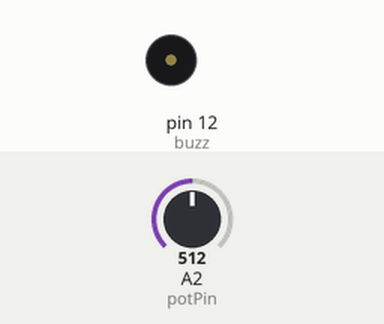
Recording of a sketch running on a simulated Arduino Uno, built with avr-gcc and run on an emulated ATmega328P. Shown: buzzer (waves = sounding, pin HIGH). The test bench sets the inputs (shaded band); at power-on: A2 (potPin) = 512.

Above: at 1.2 s.
1.3 s: A2 (potPin) set to 988
2.8 s: A2 (potPin) set to 1017
At 3.2 s:
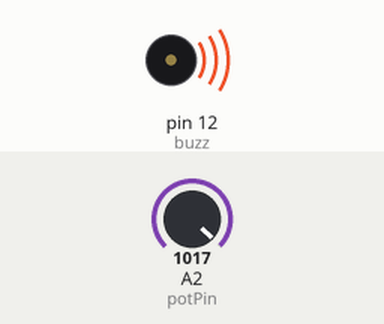
4.3 s: A2 (potPin) set to 990
At 5.5 s:
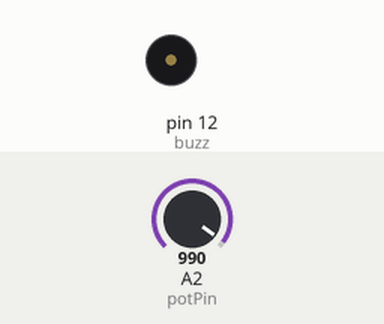
5.8 s: A2 (potPin) set to 1010
At 6.7 s:
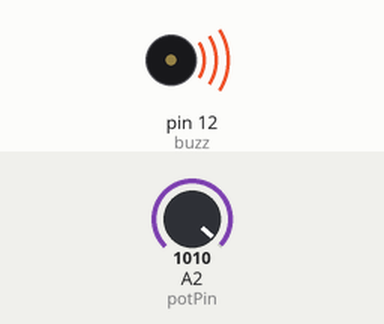
Timing chart, 0 to 8.3 s (numbered marks = the images above; inputs shaded):
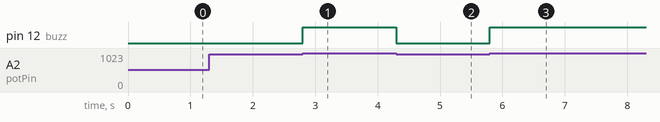

Measured:
- the behaviour switches between 1000 and 1001 on A2 (potPin) (found by bisection; images 0 and 1)
- after the input at 1.3 s, every drawn part: stays the same
- after the input at 2.8 s, pin 12 (buzz): LOW → HIGH at once
- after the input at 4.3 s, pin 12 (buzz): HIGH → LOW at once
- after the input at 5.8 s, pin 12 (buzz): LOW → HIGH at once

The sketch:

Buzzer.ino
```cpp
//Active Buzzer
int potPin = A2;
int buzz = 12;
int t = 2000;
String msg = "Integer Number input: ";
void setup() {
  // put your setup code here, to run once:
  Serial.begin(9600);
  pinMode(potPin,INPUT);
  pinMode(buzz,OUTPUT);
}

void loop() {
  // put your main code here, to run repeatedly:
 // Serial.println(msg);
  //while(Serial.available() == 0) {

  //}
  //int num = Serial.parseInt();
  int potVal = analogRead(potPin);

  while (potVal>1000) {
    digitalWrite(buzz,HIGH);
    potVal = analogRead(potPin);
  }
      digitalWrite(buzz,LOW);

/*
 *
 * //different t values create different tones
 * for (j=1; j<=100;j++) {
 *  digitalWrite(buzz,HIGH);
 *  delay(t);
 *  digitalWrite(buzz,LOW);
 *  delay(t);
 *  }
 *
 *
 */

}
```
